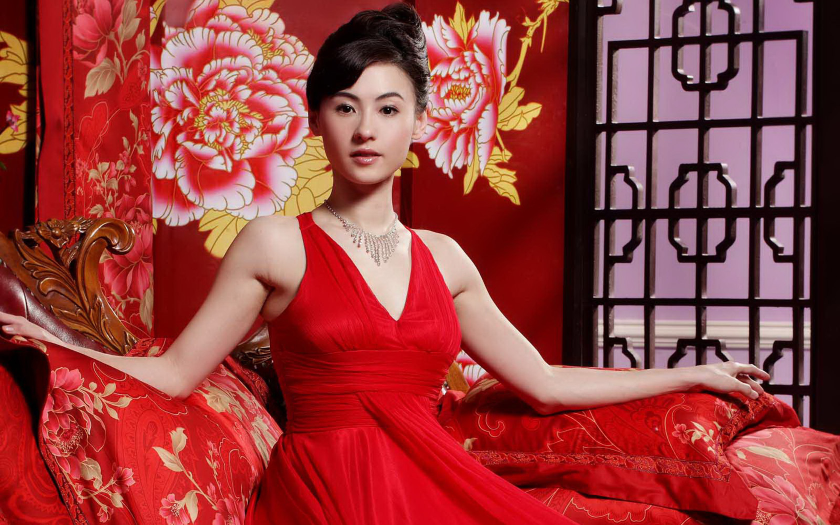
#> input picture zxldev/src/RGB.jpg, 1680 x 1050 px (shown at 1/2 size)
$ python l3.py
#> lines starting #> are read from the running program, lines starting #| are printed output that depends on the picture
### zxldev/tools/common.py
#!/usr/bin/python2
# -*- coding: utf8 -*-
import cv2
from zxldev.tools.osUtils import *
import os
import time

global PJ_ROOT_PATH
PJ_ROOT_PATH=os.getcwd()


'''
显示图片
'''
def show_img( img,title = 'image',closeAll = True,flags = cv2.WINDOW_NORMAL,usematplotlib = False):
    if usematplotlib:
        show_img_matplotlib(img, title, closeAll, flags)
    else:
        show_img_common(img,title,closeAll,flags)

'''
显示多张图片
'''
# [19 lines left out: function show_imgs, not called in this run]

def show_img_common(img,title = 'image',closeAll = True,flags = cv2.WINDOW_NORMAL):
    # cv2.WINDOW_AUTOSIZE 自适应图片
    # cv2.WINDOW_NORMAL 正常展示
    # cv2.WINDOW_OPENGL 需要OPENGL支持
    cv2.namedWindow(title, flags=flags)
    cv2.imshow(title, img)
    k = cv2.waitKey(0)
    # 如果是64位系统，执行操作
    if os_bits() == 64:
        k = k & 0xFF
    if k == ord('s'):  # wait for 's' key to save and exit
        timeStr = time.strftime("%Y%m%d%H%M%S", time.localtime(time.time()))
        if title == 'image':
            fileName = 'autoSave' + timeStr
        else:
            fileName = title + timeStr
        cv2.imwrite(os.path.join(PJ_ROOT_PATH, '../dest/' + fileName + '.png'), img)
    if closeAll or k == 27:
        cv2.destroyAllWindows()

# [5 lines left out: function show_img_matplotlib, not called in this run]

### zxldev/tools/osUtils.py
#!/usr/bin/python2
# -*- coding: utf8 -*-

import os
import sys
import platform

def machine():
    """Return type of machine."""
    if os.name == 'nt' and sys.version_info[:2] < (2,7):
        return os.environ.get("PROCESSOR_ARCHITEW6432",
               os.environ.get('PROCESSOR_ARCHITECTURE', ''))
    else:
        return platform.machine()


def os_bits(machine=machine()):
    """Return bitness of operating system, or None if unknown."""
    machine2bits = {'AMD64': 64, 'x86_64': 64, 'i386': 32, 'x86': 32}
    return machine2bits.get(machine, None)

### zxldev/ch3/l3.py
#!/usr/bin/python2
# -*- coding: utf8 -*-
from zxldev.tools.common import *
import cv2

import numpy as np

"""
##############################################
##               图片几何变换               ##
##############################################
"""


##############################################
## 缩放
##############################################
img = cv2.imread('../src/RGB.jpg',0)
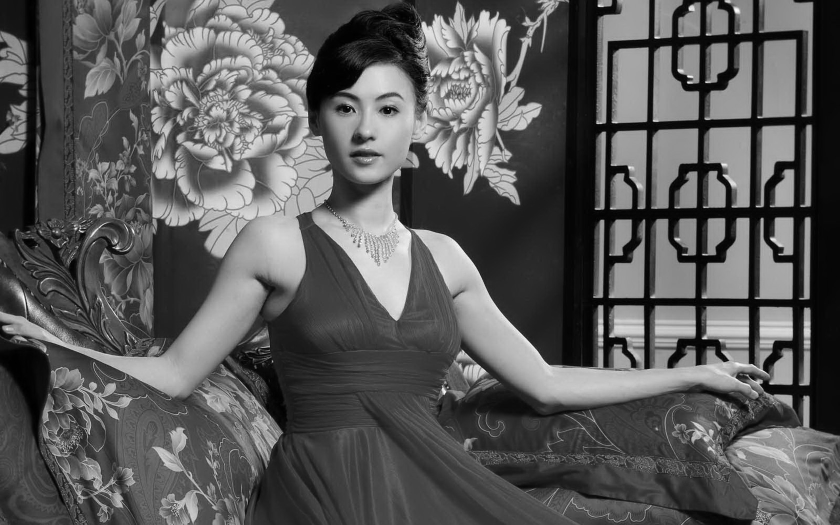
#> img: shape (1050, 1680) (shown at 1/2 size); min 0, max 255, mean 89.2
imgScale = cv2.resize(img,None,fx=0.5,fy=0.5,interpolation=cv2.INTER_CUBIC)
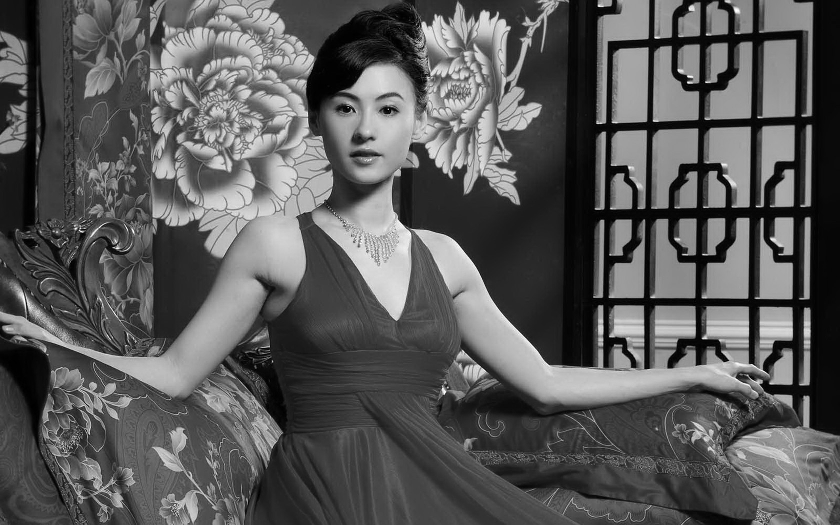
#> imgScale: shape (525, 840); min 0, max 255, mean 89.2
show_img(img,flags=cv2.WINDOW_AUTOSIZE)
#> (key Esc is pressed here)
show_img(imgScale,flags=cv2.WINDOW_AUTOSIZE)
#> (key Enter is pressed here)
#OR
height, width = img.shape[:2]
#> height = 1050; width = 1680
imgScale = cv2.resize(img,(int(0.2*width), int(0.2*height)), interpolation = cv2.INTER_CUBIC)
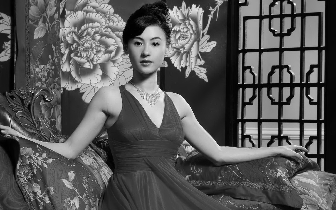
#> imgScale: shape (210, 336); min 0, max 252, mean 89.1
show_img(imgScale,flags=cv2.WINDOW_AUTOSIZE)

##############################################
## 平移
##############################################
img = cv2.imread('../src/RGB.jpg',0)
rows,cols = img.shape
#> rows = 1050; cols = 1680

M = np.float32([[1,0,300],[0,1,100]])
dst = cv2.warpAffine(img,M,(cols*2,rows*2))
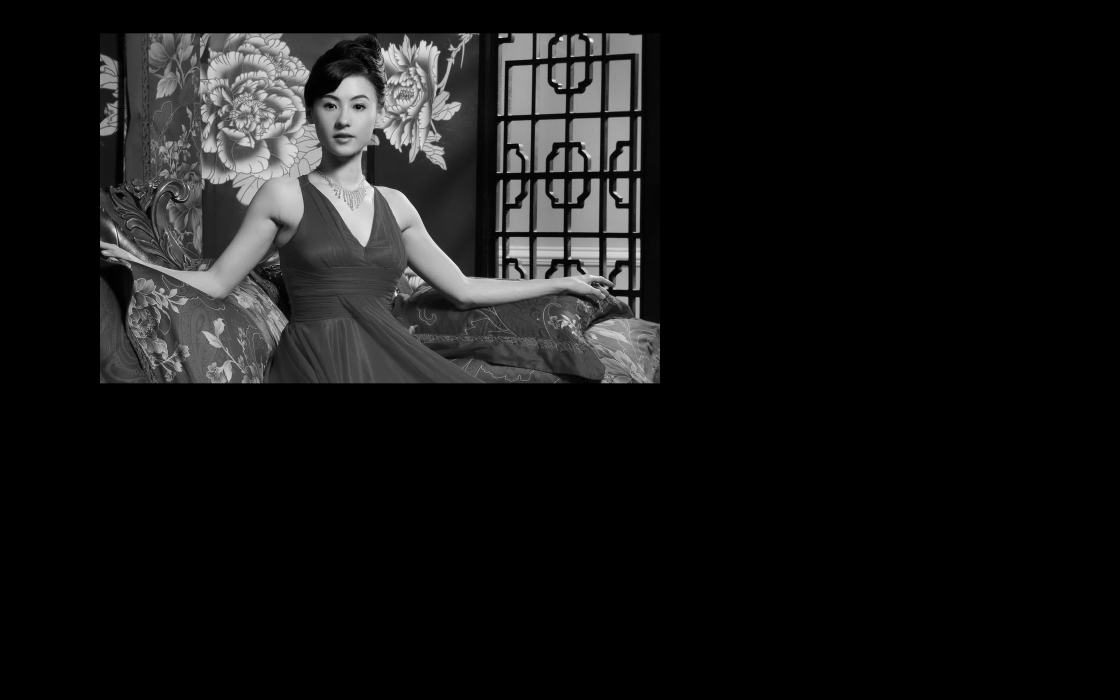
#> dst: shape (2100, 3360) (shown at 1/3 size); min 0, max 255, mean 22.3
show_img(dst)

##############################################
## 旋转
##############################################
img = cv2.imread('../src/RGB.jpg',0)
rows,cols = img.shape

M = cv2.getRotationMatrix2D((cols/2,rows/2),60,1)
dst = cv2.warpAffine(img,M,(cols,rows))
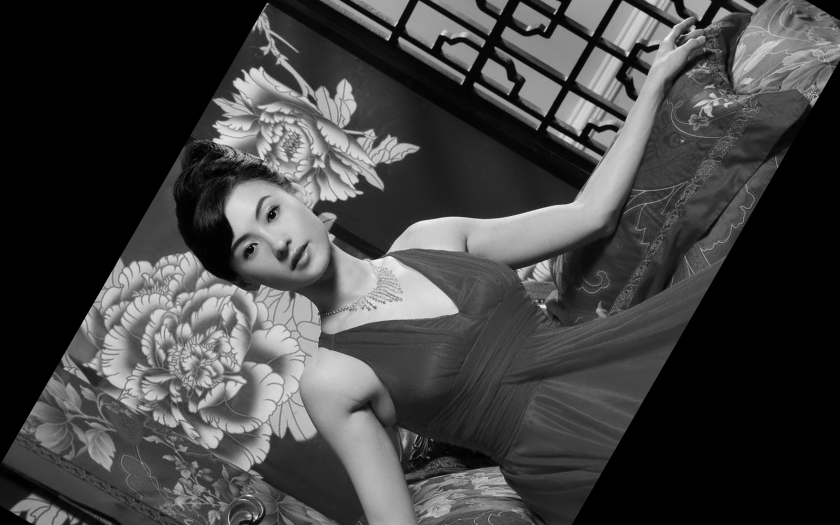
#> dst: shape (1050, 1680) (shown at 1/2 size); min 0, max 251, mean 66.1
show_img(dst)

##############################################
## 仿射变换
##############################################
img = cv2.imread('../src/RGB.jpg')
#> img is the input picture: shape (1050, 1680, 3); mean B, G, R 62.1, 62.4, 152.2
rows,cols,ch = img.shape
#> ch = 3

pts1 = np.float32([[50,50],[200,50],[50,200]])
pts2 = np.float32([[10,100],[200,50],[100,250]])

M = cv2.getAffineTransform(pts1,pts2)

dst = cv2.warpAffine(img,M,(cols,rows))
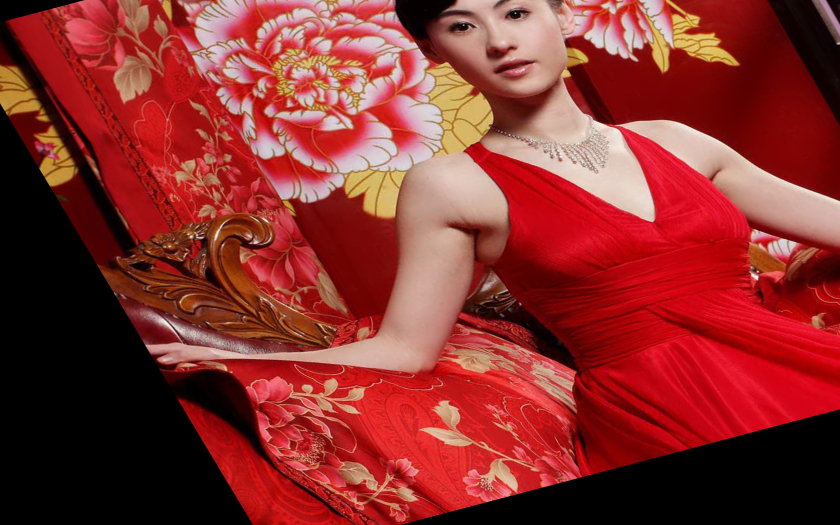
#> dst: shape (1050, 1680, 3) (shown at 1/2 size); mean B, G, R 44.6, 48.2, 137.1

show_img(img)
show_img(dst)
